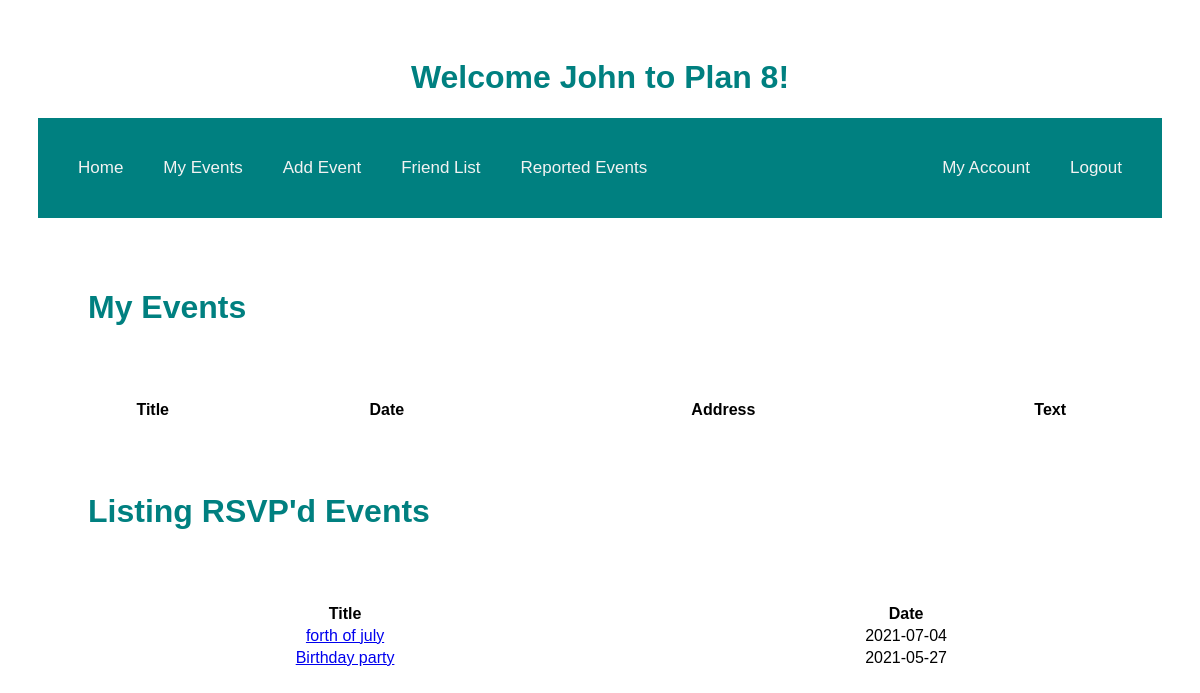
The page /events (signed in) on the database its author committed.
### models.py (models this page shows, shortened)
class RSVP(db.Model):
    id = db.Column(db.Integer, primary_key=True)
    event_id = db.Column(db.Integer, db.ForeignKey("event.id"), nullable=False)
    user_id = db.Column(db.Integer, db.ForeignKey("user.id"), nullable=False)
    user= db.relationship("User", lazy=True)
    event= db.relationship("Event", lazy=True)

class Event(db.Model):
    id = db.Column("id", db.Integer, primary_key=True)
    title = db.Column("title", db.String(200))
    text = db.Column("text", db.String(100))
    date = db.Column("date", db.String(50))
    address = db.Column("address", db.String(50))
    user_id = db.Column(db.Integer, db.ForeignKey("user.id"), nullable=False)
    comments = db.relationship("Comment", backref="event", cascade="all, delete-orphan", lazy=True)

### main.py (the view)
@app.route('/events')
def get_events():
    if session.get('user'):
        my_events = db.session.query(Event).filter_by(user_id=session['user_id']).all()
        event_rsvps = db.session.query(RSVP).filter_by(user_id=session['user_id']).all()
        print(event_rsvps)
        return render_template('events.html', notes=my_events, user=session['user'],rsvps=event_rsvps )
    else:
        return redirect(url_for('login'))

### templates/events.html (shortened to what this page needs)
<!DOCTYPE html>
<html lang="en">
    <head>
        <link rel="stylesheet" href="{{ url_for('static', filename='main.css') }}">
    </head>
    <body>
     <h1 class="middle">Welcome {{user}} to Plan 8!</h1>
    <nav>
        <div class="topnav">
            <a href="{{ url_for('home')}}" class="left"> Home </a>
            <a href="/events" class="left"> My Events </a>
            <a href="{{url_for('new_event')}}" class="left"> Add Event</a>
            <a href="{{url_for('get_friends')}}" class="left"> Friend List</a>
            <a href="{{url_for('get_reports')}}" class="left"> Reported Events </a>
            <a href="{{ url_for('logout')}}" class="right">Logout</a>
            <a href="{{url_for('get_account')}}"class="right"> My Account</a>
        </div>
        </nav>
     <h1 class="header">My Events</h1>
        <table class="tablehome">
            <tr>
                <th>Title</th>
                <th>Date</th>
                <th>Address</th>
                <th>Text</th>
            </tr>
        </table>
    <h1 class="header">Listing RSVP'd Events </h1>
    <table class="tablehome">
            <tr>
                <th>Title</th>
                <th>Date</th>
            </tr>
            {% for rsvp in rsvps %}
            <tr>
                  <td><a href= "{{ url_for('get_event', event_id=rsvp.event.id) }}"> {{rsvp.event.title}}</a></td>
                <td>{{ rsvp.event.date }}</td>
            </tr>
            {% endfor %}
        </table>
    </body>
</html>

### static/main.css (style rules this page uses)
body { padding: 30px 30px; font-family: Arial, Helvetica, sans-serif; }
h1 { color: teal; }
.right { float: right; }
.left { float: left; }
.topnav { overflow: hidden; background-color: teal; padding: 20px; }
.topnav a { color: #f2f2f2; padding: 20px 20px; text-decoration: none; font-size: 17px; }
.middle { text-align: center; }
.header { padding: 50px; }
.tablehome { text-align: center; width: 100%; }

### rows shown on the page
RSVP: event "forth of july", event "2021-07-04"
RSVP: event "Birthday party", event "2021-05-27"

### other values the page prints
{{ user }} "John"
